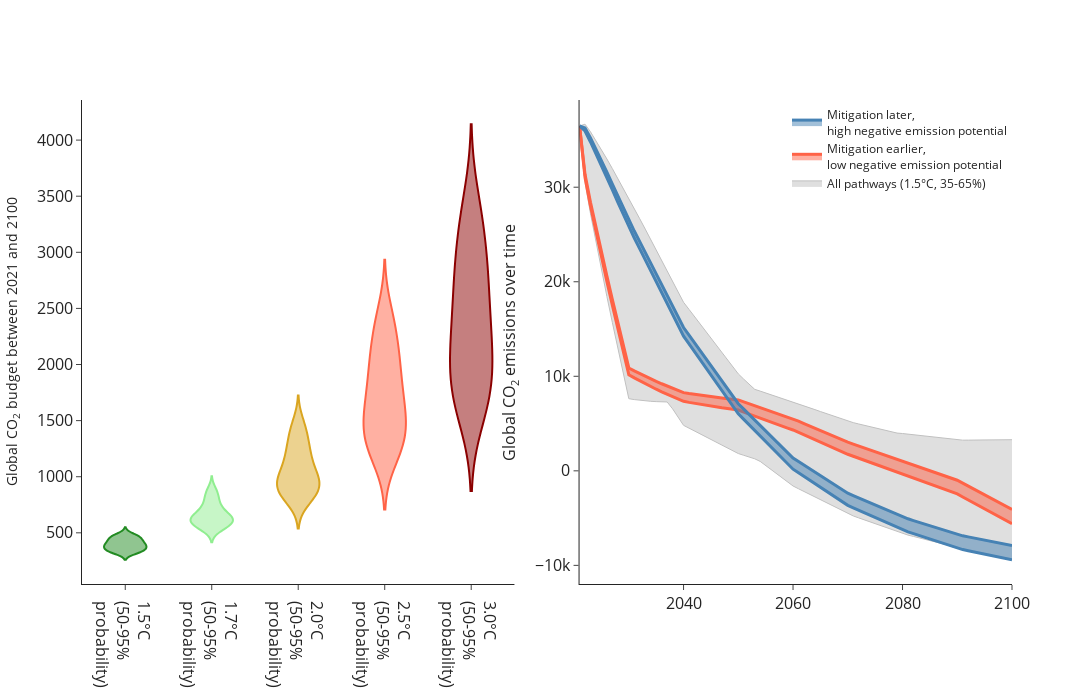

Notebook code cell kept with this figure:
### Markdown cell above
## Total budgets - globe

### Code cell
fig = make_subplots(rows=1, cols=2, horizontal_spacing=0.07, vertical_spacing=0.06)

for T_i, T in enumerate([1.5, 1.7, 2.0, 2.5, 3.0]):
    vals = np.array(xr_dataread.Budget.sel(Temperature=T, Risk=[0.05, 0.20, 0.35, 0.5])).flatten()
    fig.add_traces(
        go.Violin(
            x=[str(T) + "&deg;C<br>(50-95%<br>probability)"] * len(vals),
            y=vals,
            showlegend=False,
            points=False,
            line_color=["forestgreen", "lightgreen", "goldenrod", "tomato", "darkred"][T_i],
        ),
        1,
        1,
    )


dataset = xr_dataread.CO2_globe.sel(
    Temperature=1.5, Risk=[0.35, 0.5, 0.65], Time=np.arange(2021, 2101)
)

col = "silver"
allpars = ["Risk", "NonCO2", "NegEmis", "TrajUnc"]

fig.add_trace(
    go.Scatter(
        x=dataset.Time,
        y=dataset.min(dim=allpars),
        name="SSP-baselines",
        line={"color": col, "width": 1},
        mode="lines",
        fill=None,
        showlegend=False,
    ),
    1,
    2,
)
fig.add_trace(
    go.Scatter(
        x=dataset.Time,
        y=dataset.max(dim=allpars),
        name="All pathways (1.5&deg;C, 35-65%)",
        line={"color": col, "width": 1},
        mode="lines",
        fill="tonexty",
        showlegend=True,
    ),
    1,
    2,
)

allpars = ["NonCO2", "NegEmis", "Risk"]
dataset = xr_dataread.CO2_globe.sel(
    Temperature=1.5, Time=np.arange(2021, 2101), Risk=[0.50], TrajUnc="Earliest", NegEmis=[0.2]
)
fig.add_trace(
    go.Scatter(
        x=dataset.Time,
        y=dataset.min(dim=allpars),
        name="SSP-baselines",
        line={"color": "steelblue", "width": 3},
        mode="lines",
        fill=None,
        showlegend=False,
    ),
    1,
    2,
)
fig.add_trace(
    go.Scatter(
        x=dataset.Time,
        y=dataset.max(dim=allpars),
        name="Mitigation earlier,<br>low negative emission potential",
        line={"color": "steelblue", "width": 3},
        mode="lines",
        fill="tonexty",
        showlegend=True,
    ),
    1,
    2,
)

dataset = xr_dataread.CO2_globe.sel(
    Temperature=1.5, Time=np.arange(2021, 2101), Risk=[0.5], TrajUnc="Latest", NegEmis=[0.8]
)
fig.add_trace(
    go.Scatter(
        x=dataset.Time,
        y=dataset.min(dim=allpars),
        name="SSP-baselines",
        line={"color": "tomato", "width": 3},
        mode="lines",
        fill=None,
        showlegend=False,
    ),
    1,
    2,
)
fig.add_trace(
    go.Scatter(
        x=dataset.Time,
        y=dataset.max(dim=allpars),
        name="Mitigation later,<br>high negative emission potential",
        line={"color": "tomato", "width": 3},
        mode="lines",
        fill="tonexty",
        showlegend=True,
    ),
    1,
    2,
)

fig.update_layout(height=700, width=2000, template="simple_white")
fig.update_layout(
    yaxis=dict(tickfont=dict(size=16), title="Global CO<sub>2</sub> budget between 2021 and 2100"),
    xaxis=dict(tickfont=dict(size=16)),
)
fig.update_yaxes(
    tickfont=dict(size=16),
    row=1,
    col=2,
    title="Global CO<sub>2</sub> emissions over time",
    titlefont=(dict(size=16)),
)
fig.update_xaxes(tickfont=dict(size=16), row=1, col=2)
fig.update_layout(legend=dict(x=1, y=1, xanchor="right", yanchor="top"))
fig.show()
fig.write_image("X:/user/dekkerm/Projects/ECEMF_T5.2/Figures/Nederland/GlobalPicture.png")

### Figure 1 — Plotly figure (JSON) as saved in the notebook; plotly's stock layout.template omitted (floating-point values rounded to 4 significant figures)
{"data": [{"line": {"color": "forestgreen"}, "points": false, "showlegend": false, "type": "violin", "x": ["1.5&deg;C<br>(50-95%<br>probability)", "1.5&deg;C<br>(50-95%<br>probability)", "1.5&deg;C<br>(50-95%<br>probability)", "1.5&deg;C<br>(50-95%<br>probability)", "1.5&deg;C<br>(50-95%<br>probability)", "1.5&deg;C<br>(50-95%<br>probability)", "1.5&deg;C<br>(50-95%<br>probability)", "1.5&deg;C<br>(50-95%<br>probability)", "1.5&deg;C<br>(50-95%<br>probability)", "1.5&deg;C<br>(50-95%<br>probability)", "1.5&deg;C<br>(50-95%<br>probability)", "1.5&deg;C<br>(50-95%<br>probability)", "1.5&deg;C<br>(50-95%<br>probability)", "1.5&deg;C<br>(50-95%<br>probability)", "1.5&deg;C<br>(50-95%<br>probability)", "1.5&deg;C<br>(50-95%<br>probability)", "1.5&deg;C<br>(50-95%<br>probability)", "1.5&deg;C<br>(50-95%<br>probability)", "1.5&deg;C<br>(50-95%<br>probability)", "1.5&deg;C<br>(50-95%<br>probability)", "1.5&deg;C<br>(50-95%<br>probability)", "1.5&deg;C<br>(50-95%<br>probability)", "1.5&deg;C<br>(50-95%<br>probability)", "1.5&deg;C<br>(50-95%<br>probability)", "1.5&deg;C<br>(50-95%<br>probability)", "1.5&deg;C<br>(50-95%<br>probability)", "1.5&deg;C<br>(50-95%<br>probability)", "1.5&deg;C<br>(50-95%<br>probability)"], "xaxis": "x", "y": [478.3, 463.8, 449.3, 434.8, 420.3, 405.8, 391.3, 386.9, 375.1, 363.4, 351.7, 340.0, 328.3, 316.5, 391.6, 379.7, 367.8, 356.0, 344.1, 332.2, 320.4, 492.4, 477.5, 462.6, 447.6, 432.7, 417.8, 402.9], "yaxis": "y"}, {"line": {"color": "lightgreen"}, "points": false, "showlegend": false, "type": "violin", "x": ["1.7&deg;C<br>(50-95%<br>probability)", "1.7&deg;C<br>(50-95%<br>probability)", "1.7&deg;C<br>(50-95%<br>probability)", "1.7&deg;C<br>(50-95%<br>probability)", "1.7&deg;C<br>(50-95%<br>probability)", "1.7&deg;C<br>(50-95%<br>probability)", "1.7&deg;C<br>(50-95%<br>probability)", "1.7&deg;C<br>(50-95%<br>probability)", "1.7&deg;C<br>(50-95%<br>probability)", "1.7&deg;C<br>(50-95%<br>probability)", "1.7&deg;C<br>(50-95%<br>probability)", "1.7&deg;C<br>(50-95%<br>probability)", "1.7&deg;C<br>(50-95%<br>probability)", "1.7&deg;C<br>(50-95%<br>probability)", "1.7&deg;C<br>(50-95%<br>probability)", "1.7&deg;C<br>(50-95%<br>probability)", "1.7&deg;C<br>(50-95%<br>probability)", "1.7&deg;C<br>(50-95%<br>probability)", "1.7&deg;C<br>(50-95%<br>probability)", "1.7&deg;C<br>(50-95%<br>probability)", "1.7&deg;C<br>(50-95%<br>probability)", "1.7&deg;C<br>(50-95%<br>probability)", "1.7&deg;C<br>(50-95%<br>probability)", "1.7&deg;C<br>(50-95%<br>probability)", "1.7&deg;C<br>(50-95%<br>probability)", "1.7&deg;C<br>(50-95%<br>probability)", "1.7&deg;C<br>(50-95%<br>probability)", "1.7&deg;C<br>(50-95%<br>probability)"], "xaxis": "x", "y": [662.7, 642.6, 622.5, 602.4, 582.3, 562.3, 542.2, 643.6, 624.1, 604.6, 585.1, 565.6, 546.1, 526.6, 720.7, 698.9, 677.0, 655.2, 633.3, 611.5, 589.7, 893.9, 866.8, 839.7, 812.7, 785.6, 758.5, 731.4], "yaxis": "y"}, {"line": {"color": "goldenrod"}, "points": false, "showlegend": false, "type": "violin", "x": ["2.0&deg;C<br>(50-95%<br>probability)", "2.0&deg;C<br>(50-95%<br>probability)", "2.0&deg;C<br>(50-95%<br>probability)", "2.0&deg;C<br>(50-95%<br>probability)", "2.0&deg;C<br>(50-95%<br>probability)", "2.0&deg;C<br>(50-95%<br>probability)", "2.0&deg;C<br>(50-95%<br>probability)", "2.0&deg;C<br>(50-95%<br>probability)", "2.0&deg;C<br>(50-95%<br>probability)", "2.0&deg;C<br>(50-95%<br>probability)", "2.0&deg;C<br>(50-95%<br>probability)", "2.0&deg;C<br>(50-95%<br>probability)", "2.0&deg;C<br>(50-95%<br>probability)", "2.0&deg;C<br>(50-95%<br>probability)", "2.0&deg;C<br>(50-95%<br>probability)", "2.0&deg;C<br>(50-95%<br>probability)", "2.0&deg;C<br>(50-95%<br>probability)", "2.0&deg;C<br>(50-95%<br>probability)", "2.0&deg;C<br>(50-95%<br>probability)", "2.0&deg;C<br>(50-95%<br>probability)", "2.0&deg;C<br>(50-95%<br>probability)", "2.0&deg;C<br>(50-95%<br>probability)", "2.0&deg;C<br>(50-95%<br>probability)", "2.0&deg;C<br>(50-95%<br>probability)", "2.0&deg;C<br>(50-95%<br>probability)", "2.0&deg;C<br>(50-95%<br>probability)", "2.0&deg;C<br>(50-95%<br>probability)", "2.0&deg;C<br>(50-95%<br>probability)"], "xaxis": "x", "y": [938.7, 910.3, 881.8, 853.4, 824.9, 796.5, 768.0, 1028.0, 997.1, 965.9, 934.8, 903.6, 872.5, 841.3, 1214.0, 1177.0, 1140.0, 1104.0, 1067.0, 1030.0, 993.2, 1496.0, 1450.0, 1405.0, 1360.0, 1314.0, 1269.0, 1224.0], "yaxis": "y"}, {"line": {"color": "tomato"}, "points": false, "showlegend": false, "type": "violin", "x": ["2.5&deg;C<br>(50-95%<br>probability)", "2.5&deg;C<br>(50-95%<br>probability)", "2.5&deg;C<br>(50-95%<br>probability)", "2.5&deg;C<br>(50-95%<br>probability)", "2.5&deg;C<br>(50-95%<br>probability)", "2.5&deg;C<br>(50-95%<br>probability)", "2.5&deg;C<br>(50-95%<br>probability)", "2.5&deg;C<br>(50-95%<br>probability)", "2.5&deg;C<br>(50-95%<br>probability)", "2.5&deg;C<br>(50-95%<br>probability)", "2.5&deg;C<br>(50-95%<br>probability)", "2.5&deg;C<br>(50-95%<br>probability)", "2.5&deg;C<br>(50-95%<br>probability)", "2.5&deg;C<br>(50-95%<br>probability)", "2.5&deg;C<br>(50-95%<br>probability)", "2.5&deg;C<br>(50-95%<br>probability)", "2.5&deg;C<br>(50-95%<br>probability)", "2.5&deg;C<br>(50-95%<br>probability)", "2.5&deg;C<br>(50-95%<br>probability)", "2.5&deg;C<br>(50-95%<br>probability)", "2.5&deg;C<br>(50-95%<br>probability)", "2.5&deg;C<br>(50-95%<br>probability)", "2.5&deg;C<br>(50-95%<br>probability)", "2.5&deg;C<br>(50-95%<br>probability)", "2.5&deg;C<br>(50-95%<br>probability)", "2.5&deg;C<br>(50-95%<br>probability)", "2.5&deg;C<br>(50-95%<br>probability)", "2.5&deg;C<br>(50-95%<br>probability)"], "xaxis": "x", "y": [1398.0, 1355.0, 1313.0, 1270.0, 1228.0, 1186.0, 1143.0, 1668.0, 1617.0, 1567.0, 1516.0, 1466.0, 1415.0, 1365.0, 2035.0, 1973.0, 1911.0, 1850.0, 1788.0, 1726.0, 1665.0, 2497.0, 2422.0, 2346.0, 2270.0, 2195.0, 2119.0, 2043.0], "yaxis": "y"}, {"line": {"color": "darkred"}, "points": false, "showlegend": false, "type": "violin", "x": ["3.0&deg;C<br>(50-95%<br>probability)", "3.0&deg;C<br>(50-95%<br>probability)", "3.0&deg;C<br>(50-95%<br>probability)", "3.0&deg;C<br>(50-95%<br>probability)", "3.0&deg;C<br>(50-95%<br>probability)", "3.0&deg;C<br>(50-95%<br>probability)", "3.0&deg;C<br>(50-95%<br>probability)", "3.0&deg;C<br>(50-95%<br>probability)", "3.0&deg;C<br>(50-95%<br>probability)", "3.0&deg;C<br>(50-95%<br>probability)", "3.0&deg;C<br>(50-95%<br>probability)", "3.0&deg;C<br>(50-95%<br>probability)", "3.0&deg;C<br>(50-95%<br>probability)", "3.0&deg;C<br>(50-95%<br>probability)", "3.0&deg;C<br>(50-95%<br>probability)", "3.0&deg;C<br>(50-95%<br>probability)", "3.0&deg;C<br>(50-95%<br>probability)", "3.0&deg;C<br>(50-95%<br>probability)", "3.0&deg;C<br>(50-95%<br>probability)", "3.0&deg;C<br>(50-95%<br>probability)", "3.0&deg;C<br>(50-95%<br>probability)", "3.0&deg;C<br>(50-95%<br>probability)", "3.0&deg;C<br>(50-95%<br>probability)", "3.0&deg;C<br>(50-95%<br>probability)", "3.0&deg;C<br>(50-95%<br>probability)", "3.0&deg;C<br>(50-95%<br>probability)", "3.0&deg;C<br>(50-95%<br>probability)", "3.0&deg;C<br>(50-95%<br>probability)"], "xaxis": "x", "y": [1855.0, 1798.0, 1742.0, 1686.0, 1630.0, 1574.0, 1517.0, 2306.0, 2236.0, 2166.0, 2096.0, 2027.0, 1957.0, 1887.0, 2854.0, 2767.0, 2681.0, 2594.0, 2508.0, 2421.0, 2335.0, 3497.0, 3391.0, 3285.0, 3179.0, 3073.0, 2967.0, 2861.0], "yaxis": "y"}, {"line": {"color": "silver", "width": 1}, "mode": "lines", "name": "SSP-baselines", "showlegend": false, "type": "scatter", "x": [2021, 2022, 2023, 2024, 2025, 2026, 2027, 2028, 2029, 2030, 2031, 2032, 2033, 2034, 2035, 2036, 2037, 2038, 2039, 2040, 2041, 2042, 2043, 2044, 2045, 2046, 2047, 2048, 2049, 2050, 2051, 2052, 2053, 2054, 2055, 2056, 2057, 2058, 2059, 2060, 2061, 2062, 2063, 2064, 2065, 2066, 2067, 2068, 2069, 2070, 2071, 2072, 2073, 2074, 2075, 2076, 2077, 2078, 2079, 2080, 2081, 2082, 2083, 2084, 2085, 2086, 2087, 2088, 2089, 2090, 2091, 2092, 2093, 2094, 2095, 2096, 2097, 2098, 2099, 2100], "xaxis": "x2", "y": [36480.0, 30520.0, 27180.0, 24140.0, 21240.0, 18430.0, 15670.0, 12960.0, 10280.0, 7630.0, 7536.0, 7460.0, 7400.0, 7354.0, 7320.0, 7297.0, 7283.0, 6554.0, 5682.0, 4811.0, 4512.0, 4215.0, 3918.0, 3624.0, 3330.0, 3037.0, 2745.0, 2455.0, 2165.0, 1826.0, 1642.0, 1458.0, 1272.0, 995.1, 572.5, 150.0, -272.5, -694.9, -1117.0, -1603.0, -1897.0, -2192.0, -2487.0, -2782.0, -3078.0, -3374.0, -3671.0, -3968.0, -4266.0, -4563.0, -4772.0, -4980.0, -5189.0, -5398.0, -5607.0, -5817.0, -6027.0, -6237.0, -6448.0, -6659.0, -6799.0, -6939.0, -7080.0, -7221.0, -7362.0, -7503.0, -7645.0, -7818.0, -8014.0, -8210.0, -8330.0, -8449.0, -8569.0, -8689.0, -8809.0, -8929.0, -9049.0, -9169.0, -9290.0, -9411.0], "yaxis": "y2"}, {"fill": "tonexty", "line": {"color": "silver", "width": 1}, "mode": "lines", "name": "All pathways (1.5&deg;C, 35-65%)", "showlegend": true, "type": "scatter", "x": [2021, 2022, 2023, 2024, 2025, 2026, 2027, 2028, 2029, 2030, 2031, 2032, 2033, 2034, 2035, 2036, 2037, 2038, 2039, 2040, 2041, 2042, 2043, 2044, 2045, 2046, 2047, 2048, 2049, 2050, 2051, 2052, 2053, 2054, 2055, 2056, 2057, 2058, 2059, 2060, 2061, 2062, 2063, 2064, 2065, 2066, 2067, 2068, 2069, 2070, 2071, 2072, 2073, 2074, 2075, 2076, 2077, 2078, 2079, 2080, 2081, 2082, 2083, 2084, 2085, 2086, 2087, 2088, 2089, 2090, 2091, 2092, 2093, 2094, 2095, 2096, 2097, 2098, 2099, 2100], "xaxis": "x2", "y": [36480.0, 36670.0, 35860.0, 34950.0, 33980.0, 32980.0, 31960.0, 30930.0, 29880.0, 28820.0, 27740.0, 26660.0, 25570.0, 24480.0, 23380.0, 22270.0, 21170.0, 20060.0, 18940.0, 17830.0, 17080.0, 16320.0, 15570.0, 14810.0, 14050.0, 13290.0, 12530.0, 11770.0, 11010.0, 10260.0, 9694.0, 9131.0, 8621.0, 8431.0, 8243.0, 8055.0, 7868.0, 7682.0, 7496.0, 7311.0, 7101.0, 6893.0, 6685.0, 6477.0, 6270.0, 6063.0, 5857.0, 5651.0, 5446.0, 5241.0, 5099.0, 4956.0, 4814.0, 4673.0, 4532.0, 4391.0, 4250.0, 4110.0, 3996.0, 3946.0, 3876.0, 3806.0, 3736.0, 3667.0, 3597.0, 3528.0, 3459.0, 3389.0, 3321.0, 3252.0, 3243.0, 3249.0, 3256.0, 3262.0, 3267.0, 3273.0, 3278.0, 3283.0, 3287.0, 3291.0], "yaxis": "y2"}, {"line": {"color": "tomato", "width": 3}, "mode": "lines", "name": "SSP-baselines", "showlegend": false, "type": "scatter", "x": [2021, 2022, 2023, 2024, 2025, 2026, 2027, 2028, 2029, 2030, 2031, 2032, 2033, 2034, 2035, 2036, 2037, 2038, 2039, 2040, 2041, 2042, 2043, 2044, 2045, 2046, 2047, 2048, 2049, 2050, 2051, 2052, 2053, 2054, 2055, 2056, 2057, 2058, 2059, 2060, 2061, 2062, 2063, 2064, 2065, 2066, 2067, 2068, 2069, 2070, 2071, 2072, 2073, 2074, 2075, 2076, 2077, 2078, 2079, 2080, 2081, 2082, 2083, 2084, 2085, 2086, 2087, 2088, 2089, 2090, 2091, 2092, 2093, 2094, 2095, 2096, 2097, 2098, 2099, 2100], "xaxis": "x2", "y": [36480.0, 31030.0, 27990.0, 25220.0, 22580.0, 20010.0, 17500.0, 15030.0, 12590.0, 10170.0, 9833.0, 9513.0, 9208.0, 8915.0, 8633.0, 8361.0, 8098.0, 7842.0, 7594.0, 7352.0, 7240.0, 7133.0, 7032.0, 6935.0, 6842.0, 6754.0, 6669.0, 6587.0, 6509.0, 6434.0, 6212.0, 5992.0, 5775.0, 5561.0, 5349.0, 5139.0, 4931.0, 4726.0, 4522.0, 4320.0, 4056.0, 3794.0, 3534.0, 3275.0, 3017.0, 2761.0, 2506.0, 2253.0, 2001.0, 1751.0, 1539.0, 1329.0, 1121.0, 912.9, 706.3, 500.7, 296.1, 92.48, -110.1, -311.9, -528.7, -744.7, -959.8, -1174.0, -1388.0, -1600.0, -1812.0, -2023.0, -2234.0, -2443.0, -2762.0, -3080.0, -3398.0, -3715.0, -4031.0, -4347.0, -4662.0, -4976.0, -5290.0, -5603.0], "yaxis": "y2"}, {"fill": "tonexty", "line": {"color": "tomato", "width": 3}, "mode": "lines", "name": "Mitigation earlier,<br>low negative emission potential", "showlegend": true, "type": "scatter", "x": [2021, 2022, 2023, 2024, 2025, 2026, 2027, 2028, 2029, 2030, 2031, 2032, 2033, 2034, 2035, 2036, 2037, 2038, 2039, 2040, 2041, 2042, 2043, 2044, 2045, 2046, 2047, 2048, 2049, 2050, 2051, 2052, 2053, 2054, 2055, 2056, 2057, 2058, 2059, 2060, 2061, 2062, 2063, 2064, 2065, 2066, 2067, 2068, 2069, 2070, 2071, 2072, 2073, 2074, 2075, 2076, 2077, 2078, 2079, 2080, 2081, 2082, 2083, 2084, 2085, 2086, 2087, 2088, 2089, 2090, 2091, 2092, 2093, 2094, 2095, 2096, 2097, 2098, 2099, 2100], "xaxis": "x2", "y": [36480.0, 31360.0, 28410.0, 25700.0, 23110.0, 20590.0, 18120.0, 15680.0, 13270.0, 10880.0, 10570.0, 10270.0, 9993.0, 9723.0, 9462.0, 9210.0, 8966.0, 8729.0, 8499.0, 8274.0, 8179.0, 8088.0, 8002.0, 7921.0, 7843.0, 7769.0, 7698.0, 7630.0, 7565.0, 7503.0, 7294.0, 7087.0, 6882.0, 6680.0, 6479.0, 6281.0, 6085.0, 5890.0, 5697.0, 5506.0, 5253.0, 5001.0, 4751.0, 4502.0, 4254.0, 4008.0, 3763.0, 3519.0, 3277.0, 3035.0, 2833.0, 2632.0, 2432.0, 2233.0, 2035.0, 1838.0, 1642.0, 1447.0, 1253.0, 1059.0, 850.3, 642.4, 435.2, 228.7, 23.0, -182.0, -386.3, -589.9, -792.9, -995.2, -1307.0, -1618.0, -1928.0, -2238.0, -2547.0, -2856.0, -3164.0, -3471.0, -3778.0, -4085.0], "yaxis": "y2"}, {"line": {"color": "steelblue", "width": 3}, "mode": "lines", "name": "SSP-baselines", "showlegend": false, "type": "scatter", "x": [2021, 2022, 2023, 2024, 2025, 2026, 2027, 2028, 2029, 2030, 2031, 2032, 2033, 2034, 2035, 2036, 2037, 2038, 2039, 2040, 2041, 2042, 2043, 2044, 2045, 2046, 2047, 2048, 2049, 2050, 2051, 2052, 2053, 2054, 2055, 2056, 2057, 2058, 2059, 2060, 2061, 2062, 2063, 2064, 2065, 2066, 2067, 2068, 2069, 2070, 2071, 2072, 2073, 2074, 2075, 2076, 2077, 2078, 2079, 2080, 2081, 2082, 2083, 2084, 2085, 2086, 2087, 2088, 2089, 2090, 2091, 2092, 2093, 2094, 2095, 2096, 2097, 2098, 2099, 2100], "xaxis": "x2", "y": [36480.0, 35950.0, 34790.0, 33560.0, 32290.0, 31010.0, 29710.0, 28400.0, 27090.0, 25770.0, 24630.0, 23480.0, 22340.0, 21190.0, 20030.0, 18880.0, 17720.0, 16560.0, 15400.0, 14240.0, 13420.0, 12610.0, 11790.0, 10970.0, 10150.0, 9325.0, 8502.0, 7678.0, 6854.0, 6028.0, 5446.0, 4862.0, 4278.0, 3694.0, 3108.0, 2523.0, 1936.0, 1349.0, 761.8, 173.9, -206.8, -588.0, -969.7, -1352.0, -1734.0, -2117.0, -2500.0, -2884.0, -3268.0, -3652.0, -3911.0, -4171.0, -4431.0, -4691.0, -4952.0, -5212.0, -5473.0, -5735.0, -5996.0, -6258.0, -6452.0, -6647.0, -6842.0, -7037.0, -7232.0, -7427.0, -7623.0, -7818.0, -8014.0, -8210.0, -8330.0, -8449.0, -8569.0, -8689.0, -8809.0, -8929.0, -9049.0, -9169.0, -9290.0, -9411.0], "yaxis": "y2"}, {"fill": "tonexty", "line": {"color": "steelblue", "width": 3}, "mode": "lines", "name": "Mitigation later,<br>high negative emission potential", "showlegend": true, "type": "scatter", "x": [2021, 2022, 2023, 2024, 2025, 2026, 2027, 2028, 2029, 2030, 2031, 2032, 2033, 2034, 2035, 2036, 2037, 2038, 2039, 2040, 2041, 2042, 2043, 2044, 2045, 2046, 2047, 2048, 2049, 2050, 2051, 2052, 2053, 2054, 2055, 2056, 2057, 2058, 2059, 2060, 2061, 2062, 2063, 2064, 2065, 2066, 2067, 2068, 2069, 2070, 2071, 2072, 2073, 2074, 2075, 2076, 2077, 2078, 2079, 2080, 2081, 2082, 2083, 2084, 2085, 2086, 2087, 2088, 2089, 2090, 2091, 2092, 2093, 2094, 2095, 2096, 2097, 2098, 2099, 2100], "xaxis": "x2", "y": [36480.0, 36280.0, 35210.0, 34040.0, 32830.0, 31590.0, 30330.0, 29050.0, 27770.0, 26480.0, 25360.0, 24250.0, 23120.0, 21990.0, 20860.0, 19730.0, 18590.0, 17450.0, 16310.0, 15160.0, 14360.0, 13560.0, 12760.0, 11950.0, 11150.0, 10340.0, 9531.0, 8721.0, 7910.0, 7098.0, 6528.0, 5957.0, 5385.0, 4812.0, 4239.0, 3665.0, 3089.0, 2514.0, 1937.0, 1360.0, 989.7, 618.9, 247.5, -124.4, -497.0, -870.0, -1244.0, -1618.0, -1992.0, -2367.0, -2617.0, -2868.0, -3119.0, -3371.0, -3622.0, -3875.0, -4127.0, -4380.0, -4634.0, -4887.0, -5073.0, -5260.0, -5447.0, -5634.0, -5821.0, -6009.0, -6197.0, -6385.0, -6573.0, -6762.0, -6874.0, -6986.0, -7099.0, -7212.0, -7324.0, -7438.0, -7551.0, -7665.0, -7778.0, -7892.0], "yaxis": "y2"}], "layout": {"height": 700, "legend": {"x": 1, "xanchor": "right", "y": 1, "yanchor": "top"}, "width": 2000, "xaxis": {"anchor": "y", "domain": [0, 0.465], "tickfont": {"size": 16}}, "xaxis2": {"anchor": "y2", "domain": [0.535, 1.0], "tickfont": {"size": 16}}, "yaxis": {"anchor": "x", "domain": [0, 1], "tickfont": {"size": 16}, "title": {"text": "Global CO<sub>2</sub> budget between 2021 and 2100"}}, "yaxis2": {"anchor": "x2", "domain": [0, 1], "tickfont": {"size": 16}, "title": {"font": {"size": 16}, "text": "Global CO<sub>2</sub> emissions over time"}}}}
